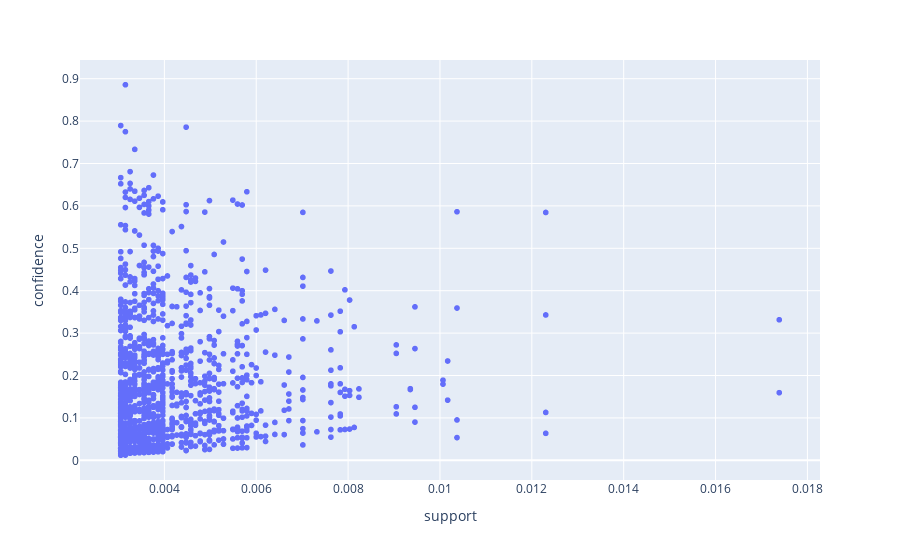

The cell this chart's notebook holds for it:
### Markdown cell above
### Plot datapoints for Support v/s Confidence

### Code cell
import plotly.express as px
fig = px.scatter(rules, x='support', y='confidence', hover_data=['lift'])
fig.show()

### Figure 1 — Plotly figure (JSON) as saved in the notebook; plotly's stock layout.template omitted (floating-point values rounded to 4 significant figures; data arrays with more than 128 entries replaced by an {"elided": "..."} marker saying what was removed)
{"data": [{"customdata": {"elided": "1360x1 float values"}, "hovertemplate": "support=%{x}<br>confidence=%{y}<br>lift=%{customdata[0]}<extra></extra>", "legendgroup": "", "marker": {"color": "#636efa", "symbol": "circle"}, "mode": "markers", "name": "", "showlegend": false, "type": "scattergl", "x": {"elided": "1360 float values"}, "xaxis": "x", "y": {"elided": "1360 float values"}, "yaxis": "y"}], "layout": {"legend": {"tracegroupgap": 0}, "margin": {"t": 60}, "xaxis": {"anchor": "y", "domain": [0, 1], "title": {"text": "support"}}, "yaxis": {"anchor": "x", "domain": [0, 1], "title": {"text": "confidence"}}}}
